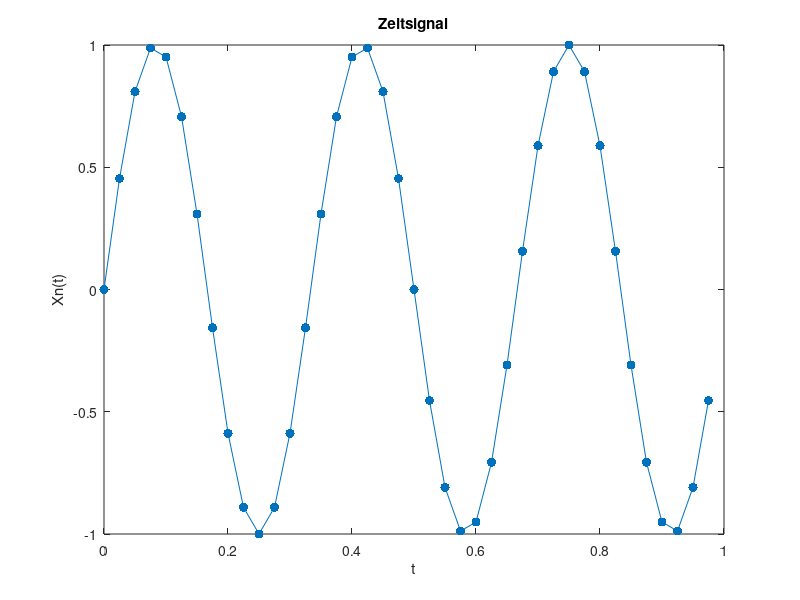
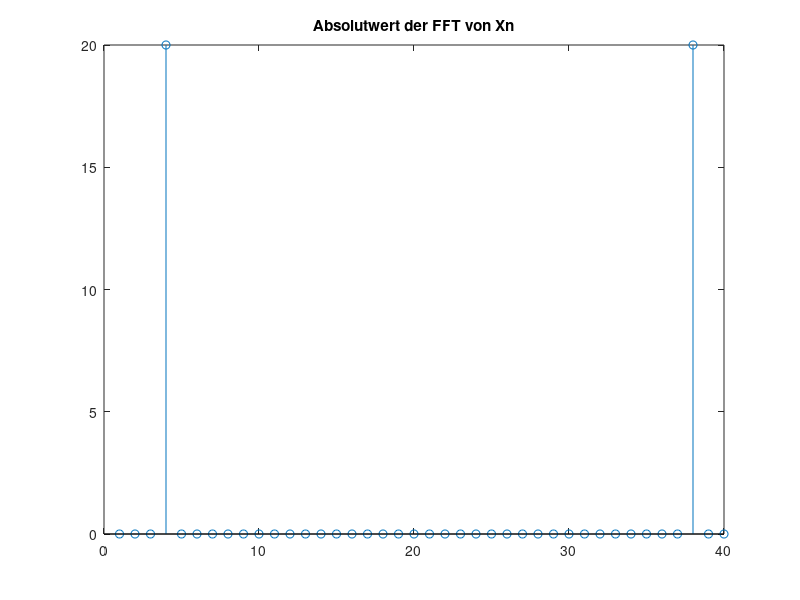
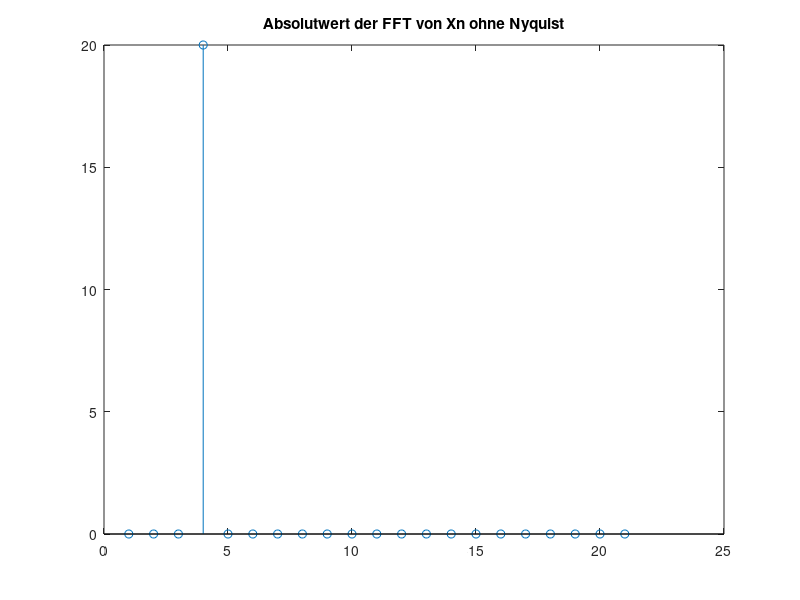
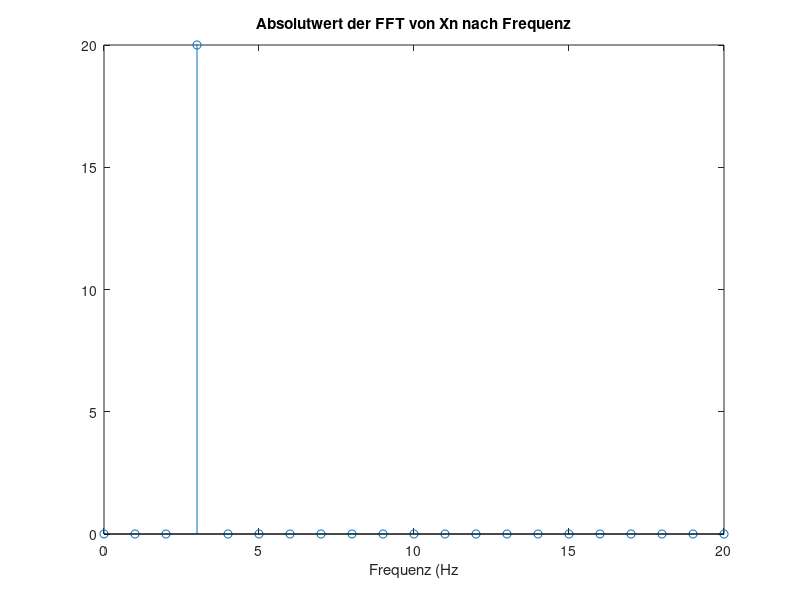

Recreate these plots in MATLAB, in order.
% Workspace zurücksetzen
clear all;
close all;
clc;

% Diskrete Fourier Transformation DFT (diskete Datenpunkte, keine stetige
% Funktion als Input)
% => Zerlegung einer komplexen Funktion in die Überlagerung verschiedener
% periodischer Funktionen unterschiedlicher Frequenzen
% => Welche Frequenzen sind enthalten und wie dominant sind sie jeweils?
% => DFT wird bei hoher Sample-Zahl N langsam, deshalb schnellere FFT

% Erzeugung eines Zeitsignals
fs = 40; % Abtastfrequenz (sampling frequency) in Hz
T = 1 / fs; % Periodendauer 
N = 40; % Anzahl an Messpunkten
t = (0:N-1) * T; % Zeitvektor
Xn = sin(2*pi*3*t); % 3-Hz-Signal
plot(t, Xn, '.-', 'MarkerSize', 20);
title('Zeitsignal');
xlabel('t');
ylabel('Xn(t)');

% Erstellung der FFT
Y = fft(Xn);
% Stammdiagramm des Ergebnisses
figure;
stem(abs(Y));
title('Absolutwert der FFT von Xn');
% Stammdiagramm des Ergebnisses ohne symmetrische Nyquist-Frequenz
figure;
stem(abs(Y(1:(N/2)+1)));
title('Absolutwert der FFT von Xn ohne Nyquist');
% Stammdiagramm des Ergebnisses nach Frequenz
figure;
k = 0:N/2; % Laufindex: startet bei 0 --> Länge von k: N/2+1
freq = k*fs/N; % Zyklen pro Länge des Signals
stem(freq, abs(Y(1:(N/2)+1)));
title('Absolutwert der FFT von Xn nach Frequenz');
xlabel('Frequenz (Hz');